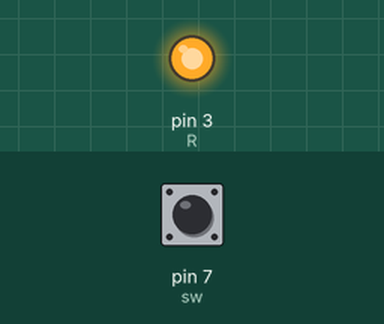
Bench run of a program on a simulated Raspberry Pi (header pin numbers). Shown: output pins drawn as LEDs (lit = HIGH). Inputs (shaded band) come from the test bench; at power-on: pin 7 (sw) HIGH.

Above: at 1.2 s.
1.3 s: pin 7 (sw) pulled LOW for 0.15 s
At 1.37 s:
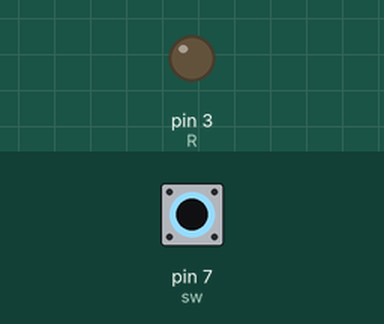
2.9 s: pin 7 (sw) pulled LOW for 3.2 s
At 7.0 s:
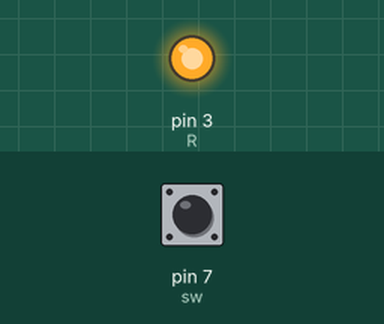
Timing chart, 0 to 8.5 s (numbered marks = the images above; inputs shaded):
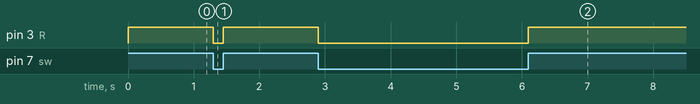

Measured:
- after the input at 1.3 s, pin 3 (R): HIGH → LOW at once, → HIGH 0.15 s later
- after the input at 2.9 s, pin 3 (R): HIGH → LOW at once, → HIGH 3.2 s later

The program:

sw_led.py
```python
import RPi.GPIO as GPIO
import time
sw=7
R=3
GPIO.setmode(GPIO.BOARD)
GPIO.setup(R,GPIO.OUT)
GPIO.setup(sw,GPIO.IN,pull_up_down=GPIO.PUD_UP)
while 1:
        val=GPIO.input(sw)
        if not val:
                GPIO.output(R,0)
        else:
                GPIO.output(R,1)
```
